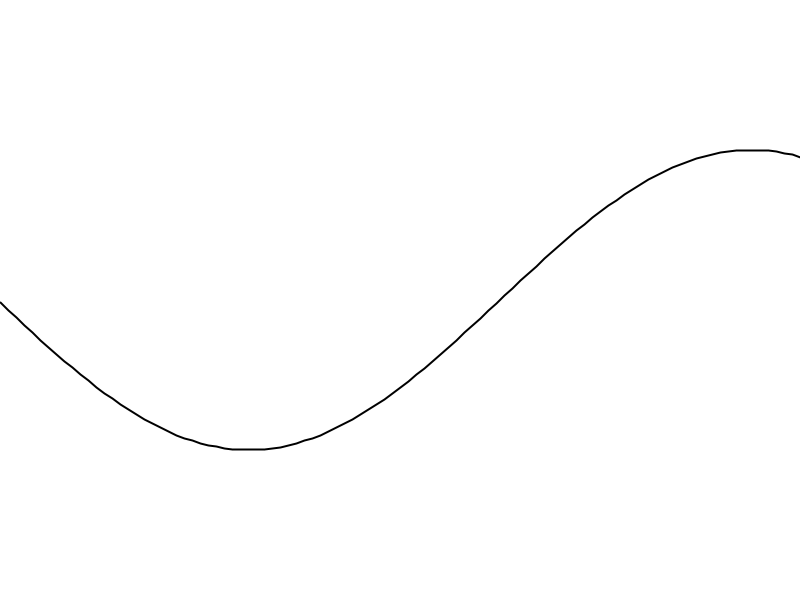
Frame 1 (no input)
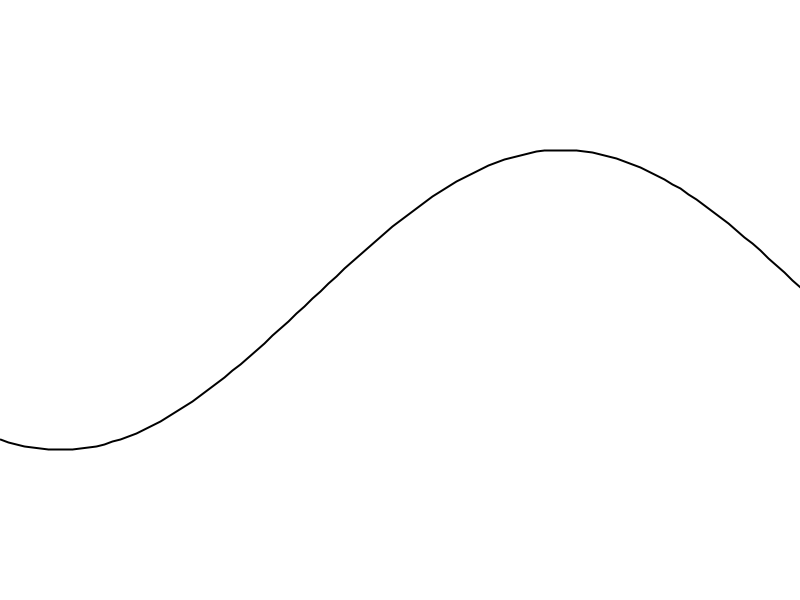
Frame 60 (the mouse pressed at the canvas centre just before this capture)
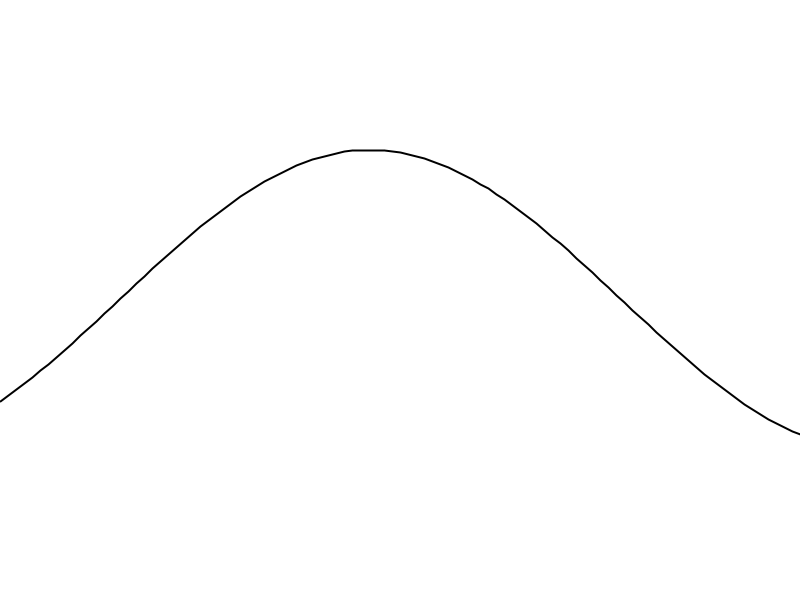
Frame 120 (the mouse held since frame 60 and released just before this capture)

The Processing sketch that drew these frames (run headless with seeded random() and noise(); from frame 60 on, the mouse is pressed at the canvas centre):

// Processing sketch: sketch_SimpleWave
// ── sketch_SimpleWave.pde
float xspacing = 8;
float w;
float theta = 0.0;
float[] yvalues;
int len;

void setup() {
  size(800, 600);
  w = width+16;
  yvalues = new float[int(w/xspacing)];
  len = yvalues.length;
}

void draw() {
  background(255);
  calcWave();
  renderWave();
}

void calcWave() {
  theta += 0.02;
  float x = theta;
  for (int i = 0; i < len; i++) {
    yvalues[i] = sin(x)*height/4;
    x+=0.05;
  }
}

void renderWave() {
  noFill();
  stroke(0);
  strokeWeight(2);
  beginShape();
  for (int x = 0; x < len; x++) {
    vertex(x*xspacing, height/2+yvalues[x]);
  }
  endShape();
}
